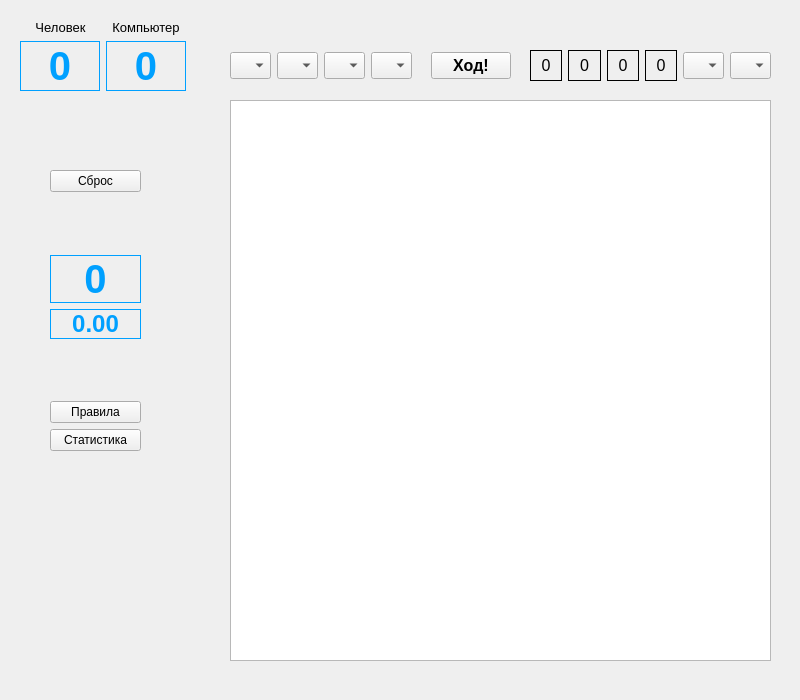
<?xml version="1.0" encoding="UTF-8"?>
<ui version="4.0">
 <class>NumbersWindow</class>
 <widget class="QWidget" name="NumbersWindow">
  <property name="geometry">
   <rect>
    <x>0</x>
    <y>0</y>
    <width>800</width>
    <height>700</height>
   </rect>
  </property>
  <property name="sizePolicy">
   <sizepolicy hsizetype="Ignored" vsizetype="Preferred">
    <horstretch>0</horstretch>
    <verstretch>0</verstretch>
   </sizepolicy>
  </property>
  <property name="windowTitle">
   <string>Form</string>
  </property>
  <widget class="QWidget" name="verticalLayoutWidget">
   <property name="geometry">
    <rect>
     <x>50</x>
     <y>170</y>
     <width>91</width>
     <height>281</height>
    </rect>
   </property>
   <layout class="QVBoxLayout" name="menuLayout">
    <item>
     <widget class="QPushButton" name="resetButton">
      <property name="styleSheet">
       <string notr="true"/>
      </property>
      <property name="text">
       <string>Сброс</string>
      </property>
     </widget>
    </item>
    <item>
     <spacer name="verticalSpacer">
      <property name="orientation">
       <enum>Qt::Vertical</enum>
      </property>
      <property name="sizeHint" stdset="0">
       <size>
        <width>20</width>
        <height>40</height>
       </size>
      </property>
     </spacer>
    </item>
    <item>
     <widget class="QLabel" name="step_label">
      <property name="palette">
       <palette>
        <active>
         <colorrole role="WindowText">
          <brush brushstyle="SolidPattern">
           <color alpha="255">
            <red>0</red>
            <green>160</green>
            <blue>255</blue>
           </color>
          </brush>
         </colorrole>
        </active>
        <inactive>
         <colorrole role="WindowText">
          <brush brushstyle="SolidPattern">
           <color alpha="255">
            <red>0</red>
            <green>160</green>
            <blue>255</blue>
           </color>
          </brush>
         </colorrole>
        </inactive>
        <disabled>
         <colorrole role="WindowText">
          <brush brushstyle="SolidPattern">
           <color alpha="255">
            <red>120</red>
            <green>120</green>
            <blue>120</blue>
           </color>
          </brush>
         </colorrole>
        </disabled>
       </palette>
      </property>
      <property name="font">
       <font>
        <pointsize>30</pointsize>
        <weight>75</weight>
        <bold>true</bold>
       </font>
      </property>
      <property name="frameShape">
       <enum>QFrame::Box</enum>
      </property>
      <property name="text">
       <string>0</string>
      </property>
      <property name="alignment">
       <set>Qt::AlignCenter</set>
      </property>
     </widget>
    </item>
    <item>
     <widget class="QLabel" name="timer_label">
      <property name="palette">
       <palette>
        <active>
         <colorrole role="WindowText">
          <brush brushstyle="SolidPattern">
           <color alpha="255">
            <red>0</red>
            <green>160</green>
            <blue>255</blue>
           </color>
          </brush>
         </colorrole>
        </active>
        <inactive>
         <colorrole role="WindowText">
          <brush brushstyle="SolidPattern">
           <color alpha="255">
            <red>0</red>
            <green>160</green>
            <blue>255</blue>
           </color>
          </brush>
         </colorrole>
        </inactive>
        <disabled>
         <colorrole role="WindowText">
          <brush brushstyle="SolidPattern">
           <color alpha="255">
            <red>120</red>
            <green>120</green>
            <blue>120</blue>
           </color>
          </brush>
         </colorrole>
        </disabled>
       </palette>
      </property>
      <property name="font">
       <font>
        <pointsize>18</pointsize>
        <weight>75</weight>
        <bold>true</bold>
       </font>
      </property>
      <property name="frameShape">
       <enum>QFrame::Box</enum>
      </property>
      <property name="text">
       <string>0.00</string>
      </property>
      <property name="alignment">
       <set>Qt::AlignCenter</set>
      </property>
     </widget>
    </item>
    <item>
     <spacer name="verticalSpacer_2">
      <property name="orientation">
       <enum>Qt::Vertical</enum>
      </property>
      <property name="sizeHint" stdset="0">
       <size>
        <width>20</width>
        <height>40</height>
       </size>
      </property>
     </spacer>
    </item>
    <item>
     <widget class="QPushButton" name="rulesButton">
      <property name="text">
       <string>Правила</string>
      </property>
     </widget>
    </item>
    <item>
     <widget class="QPushButton" name="statButton">
      <property name="text">
       <string>Статистика</string>
      </property>
     </widget>
    </item>
   </layout>
  </widget>
  <widget class="QWidget" name="formLayoutWidget">
   <property name="geometry">
    <rect>
     <x>20</x>
     <y>20</y>
     <width>171</width>
     <height>101</height>
    </rect>
   </property>
   <layout class="QFormLayout" name="countersLayout">
    <property name="sizeConstraint">
     <enum>QLayout::SetFixedSize</enum>
    </property>
    <property name="labelAlignment">
     <set>Qt::AlignCenter</set>
    </property>
    <property name="formAlignment">
     <set>Qt::AlignHCenter|Qt::AlignTop</set>
    </property>
    <item row="0" column="0">
     <widget class="QLabel" name="human_label">
      <property name="enabled">
       <bool>true</bool>
      </property>
      <property name="minimumSize">
       <size>
        <width>75</width>
        <height>0</height>
       </size>
      </property>
      <property name="font">
       <font>
        <pointsize>10</pointsize>
       </font>
      </property>
      <property name="text">
       <string>Человек</string>
      </property>
      <property name="alignment">
       <set>Qt::AlignCenter</set>
      </property>
     </widget>
    </item>
    <item row="0" column="1">
     <widget class="QLabel" name="comp_label">
      <property name="minimumSize">
       <size>
        <width>75</width>
        <height>0</height>
       </size>
      </property>
      <property name="font">
       <font>
        <pointsize>10</pointsize>
       </font>
      </property>
      <property name="text">
       <string>Компьютер</string>
      </property>
      <property name="alignment">
       <set>Qt::AlignCenter</set>
      </property>
     </widget>
    </item>
    <item row="1" column="0">
     <widget class="QLabel" name="human_counter_label">
      <property name="sizePolicy">
       <sizepolicy hsizetype="Fixed" vsizetype="Fixed">
        <horstretch>0</horstretch>
        <verstretch>0</verstretch>
       </sizepolicy>
      </property>
      <property name="minimumSize">
       <size>
        <width>80</width>
        <height>50</height>
       </size>
      </property>
      <property name="maximumSize">
       <size>
        <width>80</width>
        <height>50</height>
       </size>
      </property>
      <property name="baseSize">
       <size>
        <width>50</width>
        <height>50</height>
       </size>
      </property>
      <property name="palette">
       <palette>
        <active>
         <colorrole role="WindowText">
          <brush brushstyle="SolidPattern">
           <color alpha="255">
            <red>0</red>
            <green>160</green>
            <blue>255</blue>
           </color>
          </brush>
         </colorrole>
        </active>
        <inactive>
         <colorrole role="WindowText">
          <brush brushstyle="SolidPattern">
           <color alpha="255">
            <red>0</red>
            <green>160</green>
            <blue>255</blue>
           </color>
          </brush>
         </colorrole>
        </inactive>
        <disabled>
         <colorrole role="WindowText">
          <brush brushstyle="SolidPattern">
           <color alpha="255">
            <red>120</red>
            <green>120</green>
            <blue>120</blue>
           </color>
          </brush>
         </colorrole>
        </disabled>
       </palette>
      </property>
      <property name="font">
       <font>
        <pointsize>30</pointsize>
        <weight>75</weight>
        <bold>true</bold>
       </font>
      </property>
      <property name="frameShape">
       <enum>QFrame::Box</enum>
      </property>
      <property name="text">
       <string>0</string>
      </property>
      <property name="alignment">
       <set>Qt::AlignCenter</set>
      </property>
     </widget>
    </item>
    <item row="1" column="1">
     <widget class="QLabel" name="comp_counter_label">
      <property name="minimumSize">
       <size>
        <width>80</width>
        <height>50</height>
       </size>
      </property>
      <property name="maximumSize">
       <size>
        <width>80</width>
        <height>50</height>
       </size>
      </property>
      <property name="baseSize">
       <size>
        <width>50</width>
        <height>50</height>
       </size>
      </property>
      <property name="palette">
       <palette>
        <active>
         <colorrole role="WindowText">
          <brush brushstyle="SolidPattern">
           <color alpha="255">
            <red>0</red>
            <green>160</green>
            <blue>255</blue>
           </color>
          </brush>
         </colorrole>
        </active>
        <inactive>
         <colorrole role="WindowText">
          <brush brushstyle="SolidPattern">
           <color alpha="255">
            <red>0</red>
            <green>160</green>
            <blue>255</blue>
           </color>
          </brush>
         </colorrole>
        </inactive>
        <disabled>
         <colorrole role="WindowText">
          <brush brushstyle="SolidPattern">
           <color alpha="255">
            <red>120</red>
            <green>120</green>
            <blue>120</blue>
           </color>
          </brush>
         </colorrole>
        </disabled>
       </palette>
      </property>
      <property name="font">
       <font>
        <pointsize>30</pointsize>
        <weight>75</weight>
        <bold>true</bold>
       </font>
      </property>
      <property name="frameShape">
       <enum>QFrame::Box</enum>
      </property>
      <property name="text">
       <string>0</string>
      </property>
      <property name="alignment">
       <set>Qt::AlignCenter</set>
      </property>
     </widget>
    </item>
   </layout>
  </widget>
  <widget class="QTableWidget" name="listingTable">
   <property name="geometry">
    <rect>
     <x>230</x>
     <y>100</y>
     <width>541</width>
     <height>561</height>
    </rect>
   </property>
   <property name="font">
    <font>
     <pointsize>12</pointsize>
     <weight>75</weight>
     <bold>true</bold>
    </font>
   </property>
   <property name="editTriggers">
    <set>QAbstractItemView::NoEditTriggers</set>
   </property>
   <property name="selectionMode">
    <enum>QAbstractItemView::NoSelection</enum>
   </property>
   <attribute name="horizontalHeaderVisible">
    <bool>false</bool>
   </attribute>
   <attribute name="horizontalHeaderMinimumSectionSize">
    <number>20</number>
   </attribute>
   <attribute name="verticalHeaderVisible">
    <bool>false</bool>
   </attribute>
  </widget>
  <widget class="QWidget" name="gridLayoutWidget">
   <property name="geometry">
    <rect>
     <x>230</x>
     <y>50</y>
     <width>281</width>
     <height>31</height>
    </rect>
   </property>
   <layout class="QHBoxLayout" name="control1Layout">
    <property name="sizeConstraint">
     <enum>QLayout::SetDefaultConstraint</enum>
    </property>
    <item>
     <widget class="QComboBox" name="humanBox0">
      <property name="font">
       <font>
        <pointsize>12</pointsize>
       </font>
      </property>
      <property name="currentIndex">
       <number>-1</number>
      </property>
      <property name="maxVisibleItems">
       <number>10</number>
      </property>
      <property name="minimumContentsLength">
       <number>1</number>
      </property>
      <item>
       <property name="text">
        <string>0</string>
       </property>
      </item>
      <item>
       <property name="text">
        <string>1</string>
       </property>
      </item>
      <item>
       <property name="text">
        <string>2</string>
       </property>
      </item>
      <item>
       <property name="text">
        <string>3</string>
       </property>
      </item>
      <item>
       <property name="text">
        <string>4</string>
       </property>
      </item>
      <item>
       <property name="text">
        <string>5</string>
       </property>
      </item>
      <item>
       <property name="text">
        <string>6</string>
       </property>
      </item>
      <item>
       <property name="text">
        <string>7</string>
       </property>
      </item>
      <item>
       <property name="text">
        <string>8</string>
       </property>
      </item>
      <item>
       <property name="text">
        <string>9</string>
       </property>
      </item>
     </widget>
    </item>
    <item>
     <widget class="QComboBox" name="humanBox1">
      <property name="font">
       <font>
        <pointsize>12</pointsize>
       </font>
      </property>
      <property name="currentIndex">
       <number>-1</number>
      </property>
      <property name="maxVisibleItems">
       <number>10</number>
      </property>
      <property name="minimumContentsLength">
       <number>1</number>
      </property>
      <item>
       <property name="text">
        <string>0</string>
       </property>
      </item>
      <item>
       <property name="text">
        <string>1</string>
       </property>
      </item>
      <item>
       <property name="text">
        <string>2</string>
       </property>
      </item>
      <item>
       <property name="text">
        <string>3</string>
       </property>
      </item>
      <item>
       <property name="text">
        <string>4</string>
       </property>
      </item>
      <item>
       <property name="text">
        <string>5</string>
       </property>
      </item>
      <item>
       <property name="text">
        <string>6</string>
       </property>
      </item>
      <item>
       <property name="text">
        <string>7</string>
       </property>
      </item>
      <item>
       <property name="text">
        <string>8</string>
       </property>
      </item>
      <item>
       <property name="text">
        <string>9</string>
       </property>
      </item>
     </widget>
    </item>
    <item>
     <widget class="QComboBox" name="humanBox2">
      <property name="font">
       <font>
        <pointsize>12</pointsize>
       </font>
      </property>
      <property name="currentIndex">
       <number>-1</number>
      </property>
      <property name="maxVisibleItems">
       <number>10</number>
      </property>
      <property name="minimumContentsLength">
       <number>1</number>
      </property>
      <item>
       <property name="text">
        <string>0</string>
       </property>
      </item>
      <item>
       <property name="text">
        <string>1</string>
       </property>
      </item>
      <item>
       <property name="text">
        <string>2</string>
       </property>
      </item>
      <item>
       <property name="text">
        <string>3</string>
       </property>
      </item>
      <item>
       <property name="text">
        <string>4</string>
       </property>
      </item>
      <item>
       <property name="text">
        <string>5</string>
       </property>
      </item>
      <item>
       <property name="text">
        <string>6</string>
       </property>
      </item>
      <item>
       <property name="text">
        <string>7</string>
       </property>
      </item>
      <item>
       <property name="text">
        <string>8</string>
       </property>
      </item>
      <item>
       <property name="text">
        <string>9</string>
       </property>
      </item>
     </widget>
    </item>
    <item>
     <widget class="QComboBox" name="humanBox3">
      <property name="font">
       <font>
        <pointsize>12</pointsize>
       </font>
      </property>
      <property name="currentIndex">
       <number>-1</number>
      </property>
      <property name="maxVisibleItems">
       <number>10</number>
      </property>
      <property name="minimumContentsLength">
       <number>1</number>
      </property>
      <item>
       <property name="text">
        <string>0</string>
       </property>
      </item>
      <item>
       <property name="text">
        <string>1</string>
       </property>
      </item>
      <item>
       <property name="text">
        <string>2</string>
       </property>
      </item>
      <item>
       <property name="text">
        <string>3</string>
       </property>
      </item>
      <item>
       <property name="text">
        <string>4</string>
       </property>
      </item>
      <item>
       <property name="text">
        <string>5</string>
       </property>
      </item>
      <item>
       <property name="text">
        <string>6</string>
       </property>
      </item>
      <item>
       <property name="text">
        <string>7</string>
       </property>
      </item>
      <item>
       <property name="text">
        <string>8</string>
       </property>
      </item>
      <item>
       <property name="text">
        <string>9</string>
       </property>
      </item>
     </widget>
    </item>
    <item>
     <spacer name="horizontalSpacer">
      <property name="orientation">
       <enum>Qt::Horizontal</enum>
      </property>
      <property name="sizeHint" stdset="0">
       <size>
        <width>40</width>
        <height>20</height>
       </size>
      </property>
     </spacer>
    </item>
    <item>
     <widget class="QPushButton" name="stepButton">
      <property name="font">
       <font>
        <pointsize>12</pointsize>
        <weight>75</weight>
        <bold>true</bold>
       </font>
      </property>
      <property name="styleSheet">
       <string notr="true"/>
      </property>
      <property name="text">
       <string>Ход!</string>
      </property>
     </widget>
    </item>
   </layout>
  </widget>
  <widget class="QWidget" name="horizontalLayoutWidget">
   <property name="geometry">
    <rect>
     <x>530</x>
     <y>50</y>
     <width>241</width>
     <height>31</height>
    </rect>
   </property>
   <layout class="QHBoxLayout" name="control2Layout">
    <item>
     <widget class="QLabel" name="compStep0">
      <property name="font">
       <font>
        <pointsize>12</pointsize>
       </font>
      </property>
      <property name="frameShape">
       <enum>QFrame::Box</enum>
      </property>
      <property name="text">
       <string>0</string>
      </property>
      <property name="alignment">
       <set>Qt::AlignCenter</set>
      </property>
     </widget>
    </item>
    <item>
     <widget class="QLabel" name="compStep1">
      <property name="font">
       <font>
        <pointsize>12</pointsize>
       </font>
      </property>
      <property name="frameShape">
       <enum>QFrame::Box</enum>
      </property>
      <property name="text">
       <string>0</string>
      </property>
      <property name="alignment">
       <set>Qt::AlignCenter</set>
      </property>
     </widget>
    </item>
    <item>
     <widget class="QLabel" name="compStep2">
      <property name="font">
       <font>
        <pointsize>12</pointsize>
       </font>
      </property>
      <property name="frameShape">
       <enum>QFrame::Box</enum>
      </property>
      <property name="text">
       <string>0</string>
      </property>
      <property name="alignment">
       <set>Qt::AlignCenter</set>
      </property>
     </widget>
    </item>
    <item>
     <widget class="QLabel" name="compStep3">
      <property name="font">
       <font>
        <pointsize>12</pointsize>
       </font>
      </property>
      <property name="frameShape">
       <enum>QFrame::Box</enum>
      </property>
      <property name="text">
       <string>0</string>
      </property>
      <property name="alignment">
       <set>Qt::AlignCenter</set>
      </property>
     </widget>
    </item>
    <item>
     <widget class="QComboBox" name="answerB">
      <property name="font">
       <font>
        <pointsize>12</pointsize>
       </font>
      </property>
      <property name="currentIndex">
       <number>-1</number>
      </property>
      <property name="maxVisibleItems">
       <number>10</number>
      </property>
      <property name="minimumContentsLength">
       <number>1</number>
      </property>
      <item>
       <property name="text">
        <string>0</string>
       </property>
      </item>
      <item>
       <property name="text">
        <string>1</string>
       </property>
      </item>
      <item>
       <property name="text">
        <string>2</string>
       </property>
      </item>
      <item>
       <property name="text">
        <string>3</string>
       </property>
      </item>
      <item>
       <property name="text">
        <string>4</string>
       </property>
      </item>
     </widget>
    </item>
    <item>
     <widget class="QComboBox" name="answerK">
      <property name="font">
       <font>
        <pointsize>12</pointsize>
       </font>
      </property>
      <property name="currentIndex">
       <number>-1</number>
      </property>
      <property name="maxVisibleItems">
       <number>10</number>
      </property>
      <property name="minimumContentsLength">
       <number>1</number>
      </property>
      <item>
       <property name="text">
        <string>0</string>
       </property>
      </item>
      <item>
       <property name="text">
        <string>1</string>
       </property>
      </item>
      <item>
       <property name="text">
        <string>2</string>
       </property>
      </item>
      <item>
       <property name="text">
        <string>3</string>
       </property>
      </item>
      <item>
       <property name="text">
        <string>4</string>
       </property>
      </item>
     </widget>
    </item>
   </layout>
  </widget>
 </widget>
 <resources/>
 <connections/>
</ui>
